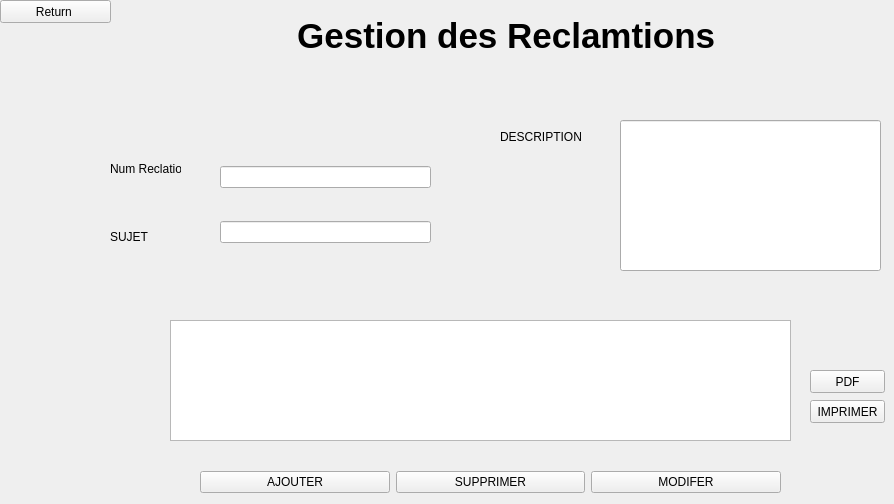
      <widget class="QWidget" name="page_61">
       <widget class="QLabel" name="label_168">
        <property name="geometry">
         <rect>
          <x>200</x>
          <y>10</y>
          <width>601</width>
          <height>51</height>
         </rect>
        </property>
        <property name="font">
         <font>
          <pointsize>26</pointsize>
          <weight>75</weight>
          <bold>true</bold>
         </font>
        </property>
        <property name="text">
         <string>          Gestion des Reclamtions</string>
        </property>
       </widget>
       <widget class="QPushButton" name="pushButton_313">
        <property name="geometry">
         <rect>
          <x>0</x>
          <y>0</y>
          <width>111</width>
          <height>23</height>
         </rect>
        </property>
        <property name="text">
         <string>Return </string>
        </property>
       </widget>
       <widget class="QWidget" name="layoutWidget_84">
        <property name="geometry">
         <rect>
          <x>200</x>
          <y>470</y>
          <width>581</width>
          <height>25</height>
         </rect>
        </property>
        <layout class="QHBoxLayout" name="horizontalLayout_19">
         <item>
          <widget class="QPushButton" name="pushButton_314">
           <property name="text">
            <string>AJOUTER</string>
           </property>
          </widget>
         </item>
         <item>
          <widget class="QPushButton" name="pushButton_315">
           <property name="text">
            <string>SUPPRIMER</string>
           </property>
          </widget>
         </item>
         <item>
          <widget class="QPushButton" name="pushButton_316">
           <property name="text">
            <string>MODIFER</string>
           </property>
          </widget>
         </item>
        </layout>
       </widget>
       <widget class="QWidget" name="layoutWidget_85">
        <property name="geometry">
         <rect>
          <x>220</x>
          <y>139</y>
          <width>211</width>
          <height>131</height>
         </rect>
        </property>
        <layout class="QVBoxLayout" name="verticalLayout_71">
         <item>
          <widget class="QLineEdit" name="lineEdit_123"/>
         </item>
         <item>
          <widget class="QLineEdit" name="lineEdit_124"/>
         </item>
        </layout>
       </widget>
       <widget class="QLabel" name="label_169">
        <property name="geometry">
         <rect>
          <x>500</x>
          <y>129</y>
          <width>91</width>
          <height>16</height>
         </rect>
        </property>
        <property name="text">
         <string>DESCRIPTION</string>
        </property>
       </widget>
       <widget class="QWidget" name="layoutWidget_86">
        <property name="geometry">
         <rect>
          <x>110</x>
          <y>137</y>
          <width>71</width>
          <height>131</height>
         </rect>
        </property>
        <layout class="QVBoxLayout" name="verticalLayout_72">
         <item>
          <widget class="QLabel" name="label_170">
           <property name="text">
            <string>Num Reclation</string>
           </property>
          </widget>
         </item>
         <item>
          <widget class="QLabel" name="label_171">
           <property name="text">
            <string>SUJET</string>
           </property>
          </widget>
         </item>
        </layout>
       </widget>
       <widget class="QTableView" name="tableView_27">
        <property name="geometry">
         <rect>
          <x>170</x>
          <y>320</y>
          <width>621</width>
          <height>121</height>
         </rect>
        </property>
       </widget>
       <widget class="QLineEdit" name="lineEdit_125">
        <property name="geometry">
         <rect>
          <x>620</x>
          <y>120</y>
          <width>261</width>
          <height>151</height>
         </rect>
        </property>
       </widget>
       <widget class="QPushButton" name="pushButton_317">
        <property name="geometry">
         <rect>
          <x>810</x>
          <y>370</y>
          <width>75</width>
          <height>23</height>
         </rect>
        </property>
        <property name="text">
         <string>PDF</string>
        </property>
       </widget>
       <widget class="QPushButton" name="pushButton_318">
        <property name="geometry">
         <rect>
          <x>810</x>
          <y>400</y>
          <width>75</width>
          <height>23</height>
         </rect>
        </property>
        <property name="text">
         <string>IMPRIMER</string>
        </property>
       </widget>
      </widget>
